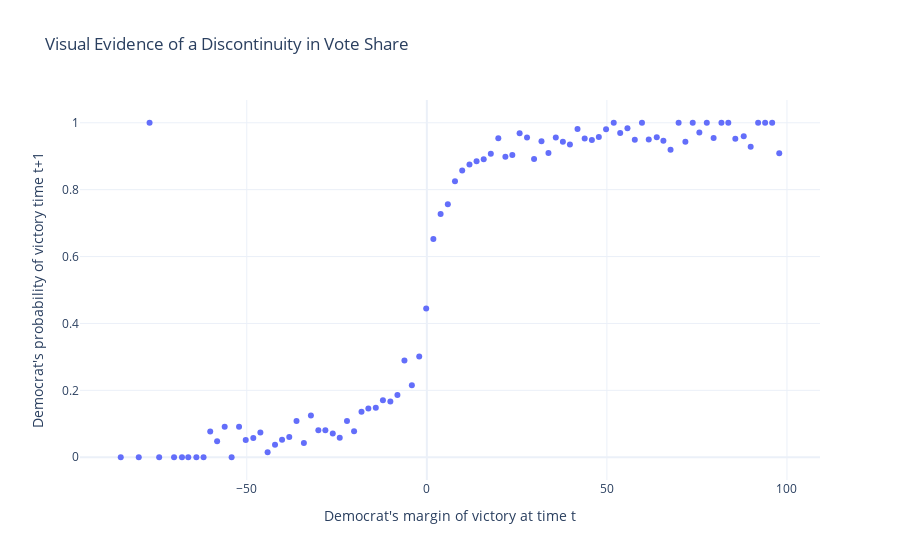

The cell this chart's notebook holds for it:
### Code cell
# Plot Democratic prob of victory at t+1 over Dem margin at t
px.scatter(binned_data, x='margin', y='dem_win_p1',
           title='Visual Evidence of a Discontinuity in Vote Share',
           labels={'margin':"Democrat's margin of victory at time t",
                   'dem_win_p1': "Democrat's probability of victory time t+1"},
           template="plotly_white")

### Figure 1 — Plotly figure (JSON) as saved in the notebook; plotly's stock layout.template omitted (floating-point values rounded to 4 significant figures)
{"data": [{"hovertemplate": "Democrat's margin of victory at time t=%{x}<br>Democrat's probability of victory time t+1=%{y}<extra></extra>", "legendgroup": "", "marker": {"color": "#636efa", "symbol": "circle"}, "mode": "markers", "name": "", "orientation": "v", "showlegend": false, "type": "scatter", "x": [-85.0, -80.0, -77.0, -74.33, -70.2, -68.0, -66.25, -64.0, -62.0, -60.15, -58.24, -56.14, -54.21, -52.15, -50.29, -48.19, -46.23, -44.22, -42.16, -40.21, -38.2, -36.19, -34.14, -32.19, -30.13, -28.18, -26.12, -24.19, -22.18, -20.2, -18.15, -16.24, -14.17, -12.2, -10.13, -8.167, -6.218, -4.162, -2.112, -0.1835, 1.814, 3.821, 5.832, 7.818, 9.823, 11.84, 13.81, 15.79, 17.77, 19.85, 21.82, 23.74, 25.77, 27.82, 29.78, 31.84, 33.77, 35.81, 37.78, 39.73, 41.84, 43.83, 45.84, 47.76, 49.77, 51.9, 53.69, 55.71, 57.75, 59.74, 61.62, 63.85, 65.69, 67.68, 69.91, 71.8, 73.83, 75.68, 77.74, 79.64, 81.81, 83.71, 85.67, 88.0, 89.93, 92.0, 93.94, 95.89, 97.86], "xaxis": "x", "y": [0.0, 0.0, 1.0, 0.0, 0.0, 0.0, 0.0, 0.0, 0.0, 0.07692, 0.04762, 0.09091, 0.0, 0.09091, 0.05128, 0.05769, 0.07407, 0.01471, 0.03704, 0.05195, 0.06024, 0.1081, 0.04286, 0.125, 0.08108, 0.08108, 0.07097, 0.05806, 0.1083, 0.07746, 0.1359, 0.1458, 0.1484, 0.1703, 0.1667, 0.1863, 0.289, 0.2156, 0.3013, 0.4444, 0.6528, 0.7273, 0.7562, 0.8252, 0.8571, 0.875, 0.8849, 0.8908, 0.9073, 0.9538, 0.8986, 0.9037, 0.9688, 0.9562, 0.8915, 0.9448, 0.9098, 0.9558, 0.9434, 0.935, 0.9813, 0.9531, 0.9487, 0.9576, 0.9806, 1.0, 0.9692, 0.9839, 0.9492, 1.0, 0.95, 0.9565, 0.9459, 0.9189, 1.0, 0.9429, 1.0, 0.9706, 1.0, 0.9545, 1.0, 1.0, 0.9524, 0.96, 0.9286, 1.0, 1.0, 1.0, 0.9091], "yaxis": "y"}], "layout": {"legend": {"tracegroupgap": 0}, "title": {"text": "Visual Evidence of a Discontinuity in Vote Share"}, "xaxis": {"anchor": "y", "domain": [0, 1], "title": {"text": "Democrat's margin of victory at time t"}}, "yaxis": {"anchor": "x", "domain": [0, 1], "title": {"text": "Democrat's probability of victory time t+1"}}}}
